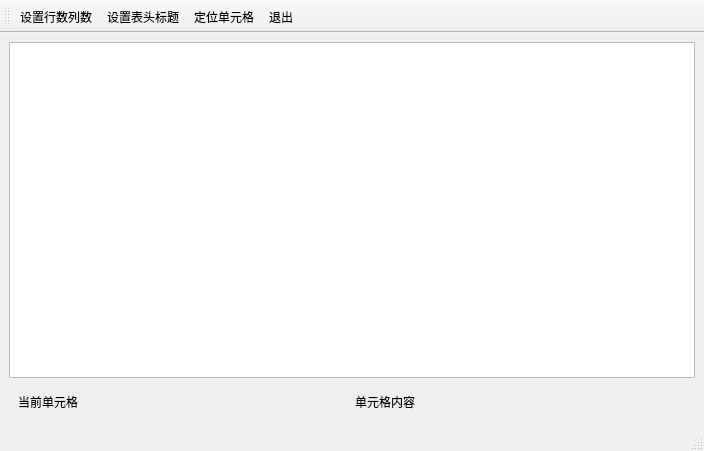
<?xml version="1.0" encoding="UTF-8"?>
<ui version="4.0">
 <class>MainWindow</class>
 <widget class="QMainWindow" name="MainWindow">
  <property name="geometry">
   <rect>
    <x>0</x>
    <y>0</y>
    <width>704</width>
    <height>451</height>
   </rect>
  </property>
  <property name="windowTitle">
   <string>MainWindow</string>
  </property>
  <widget class="QWidget" name="centralwidget">
   <layout class="QVBoxLayout" name="verticalLayout">
    <item>
     <widget class="QTableView" name="tableView"/>
    </item>
    <item>
     <widget class="QWidget" name="widget" native="true">
      <layout class="QHBoxLayout" name="horizontalLayout">
       <item>
        <widget class="QLabel" name="labelCellCurrent">
         <property name="text">
          <string>当前单元格</string>
         </property>
        </widget>
       </item>
       <item>
        <widget class="QLabel" name="labelCellText">
         <property name="text">
          <string>单元格内容</string>
         </property>
        </widget>
       </item>
      </layout>
     </widget>
    </item>
   </layout>
  </widget>
  <widget class="QMenuBar" name="menubar">
   <property name="geometry">
    <rect>
     <x>0</x>
     <y>0</y>
     <width>704</width>
     <height>24</height>
    </rect>
   </property>
  </widget>
  <widget class="QStatusBar" name="statusbar"/>
  <widget class="QToolBar" name="toolBar">
   <property name="windowTitle">
    <string>toolBar</string>
   </property>
   <property name="toolButtonStyle">
    <enum>Qt::ToolButtonTextUnderIcon</enum>
   </property>
   <attribute name="toolBarArea">
    <enum>TopToolBarArea</enum>
   </attribute>
   <attribute name="toolBarBreak">
    <bool>false</bool>
   </attribute>
   <addaction name="actSetRowAndColumn"/>
   <addaction name="actSetHeadAndTitle"/>
   <addaction name="actCellLocation"/>
   <addaction name="actQuit"/>
  </widget>
  <action name="actSetRowAndColumn">
   <property name="icon">
    <iconset resource="res.qrc">
     <normaloff>:/images/images/230.bmp</normaloff>:/images/images/230.bmp</iconset>
   </property>
   <property name="text">
    <string>设置行数列数</string>
   </property>
  </action>
  <action name="actSetHeadAndTitle">
   <property name="icon">
    <iconset resource="res.qrc">
     <normaloff>:/images/images/516.bmp</normaloff>:/images/images/516.bmp</iconset>
   </property>
   <property name="text">
    <string>设置表头标题</string>
   </property>
  </action>
  <action name="actCellLocation">
   <property name="icon">
    <iconset resource="res.qrc">
     <normaloff>:/images/images/304.bmp</normaloff>:/images/images/304.bmp</iconset>
   </property>
   <property name="text">
    <string>定位单元格</string>
   </property>
  </action>
  <action name="actQuit">
   <property name="icon">
    <iconset resource="res.qrc">
     <normaloff>:/images/images/132.bmp</normaloff>:/images/images/132.bmp</iconset>
   </property>
   <property name="text">
    <string>退出</string>
   </property>
  </action>
 </widget>
 <resources>
  <include location="res.qrc"/>
 </resources>
 <connections>
  <connection>
   <sender>actQuit</sender>
   <signal>triggered()</signal>
   <receiver>MainWindow</receiver>
   <slot>close()</slot>
   <hints>
    <hint type="sourcelabel">
     <x>-1</x>
     <y>-1</y>
    </hint>
    <hint type="destinationlabel">
     <x>351</x>
     <y>225</y>
    </hint>
   </hints>
  </connection>
 </connections>
</ui>
